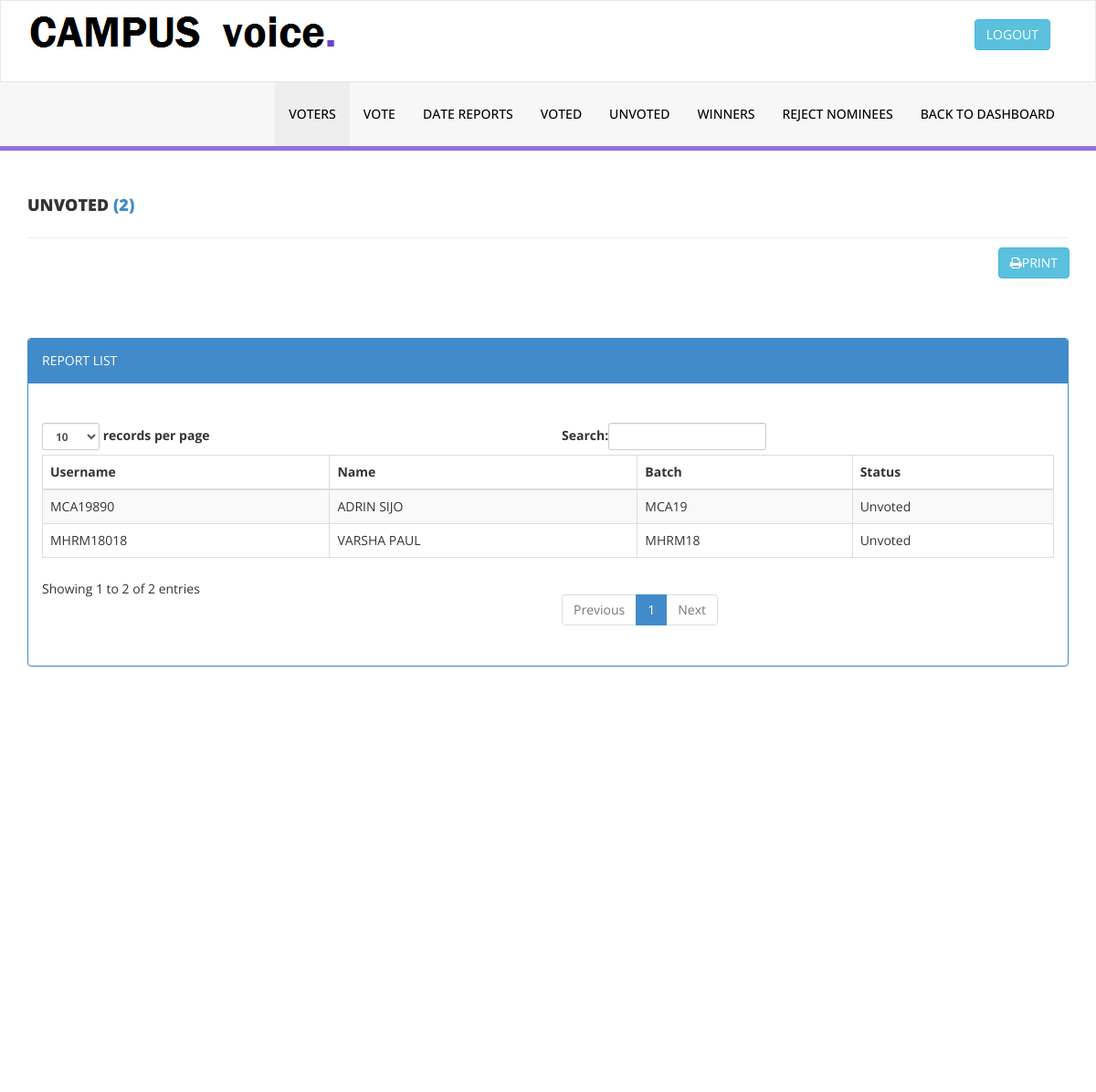
The page /admin/UNVOTED.php on the database its author committed.
### tables this page shows
CREATE TABLE IF NOT EXISTS `voter` (
  `voter_id` int(11) NOT NULL AUTO_INCREMENT,
  `v_admno` int(11) NOT NULL,
  `v_name` varchar(30) NOT NULL,
  `v_address` varchar(20) NOT NULL,
  `v_gender` varchar(15) NOT NULL,
  `batch_id` int(11) NOT NULL,
  `v_email` varchar(20) NOT NULL,
  `v_mob` varchar(16) NOT NULL,
  `v_username` varchar(10) NOT NULL,
  `v_password` varchar(10) NOT NULL,
  `status` varchar(15) NOT NULL,
  `v_image` varchar(200) NOT NULL,
  PRIMARY KEY (`voter_id`)
);

CREATE TABLE IF NOT EXISTS `batch` (
  `batch_id` int(11) NOT NULL AUTO_INCREMENT,
  `batch_name` varchar(20) NOT NULL,
  `dep_id` int(11) NOT NULL,
  PRIMARY KEY (`batch_id`)
);

### admin/UNVOTED.php (the view, shortened to what this page needs)
<?php include ('SESSION.php');?>
<?php include ('vhead.php');?>
<body>
     <div id="wrapper">
    <div class="content-wrapper">
         <div class="container">
        <div class="row pad-botm">
            <div class="col-md-12">
                <h4 class="header-line"> UNVOTED <?php $count1 = $conn->query("SELECT COUNT(*) as total FROM `voter` WHERE `status` = 'Unvoted'")->fetch_array(); ?>
                    <a href="" class = ""></i> (<?php echo $count1['total']?>)</a></h4>
                </div>
			<button type="button" onClick="window.print();" style = "margin-right:14px;" id ="print" class = "pull-right btn btn-info"><i class = "fa fa-print"></i>PRINT</button>
			<br>
                 <div class="content-wrapper">
         <div class="container">
        <div class="row pad-botm">
            <div class="col-md-12">
                            </div>
        </div>
				<div class="row">
                <div class="col-md-12">
                    <div class="panel panel-primary">
                        <div class="panel-heading">
                         REPORT LIST
                        </div>
                         <div class="panel-body">
                            <div class="table-responsive">
                            <br>
                                <table class="table table-striped table-bordered table-hover" id="dataTables-example">
                                    <thead>
                                        <tr>
                                            <th>Username</th>
                                            <th>Name</th>
                                            <th>Batch</th>
                                            <th>Status</th>
                                        </tr>
                                    </thead>
                                    <tbody>
										<?php
											require 'dbcon.php';
											$query = $conn->query("SELECT * FROM voter where status = 'Unvoted' ");
											while($row = $query->fetch_array()){
										?>
										<tr class="odd gradeX">
                                            <td><?php echo $row ['v_username'];?></td>
											<td><?php echo $row ['v_name'];?></td>
                                             <?php
											 $abc=$row ['batch_id'];
$batch=mysqli_query($conn,"select batch_name from batch where batch_id='$abc' ");
$f = mysqli_fetch_array($batch); ?>
                                            <td><?php echo $f ['batch_name'];?></td>
                                            <td><?php echo $row ['status'];?></td>
                                        </tr>
                                       <?php } ?>
                                    </tbody>
                                </table>
            </div>
        </div>
    </div>
</body>
</html>

### admin/assets/css/style.css (style rules this page uses)
.content-wrapper { margin-top: 40px; min-height:800px; padding-bottom:90px; }
.header-line { font-weight:900; padding-bottom:25px; border-bottom:1px solid #eeeeee; text-transform:uppercase; }
.pad-botm { padding-bottom:30px; }

### rows shown on the page
voter: v_username "MCA19890", v_name "ADRIN SIJO", batch.batch_name "MCA19", status "Unvoted"
voter: v_username "MHRM18018", v_name "VARSHA PAUL", batch.batch_name "MHRM18", status "Unvoted"

### other values the page prints
$count1['total'] "2"
